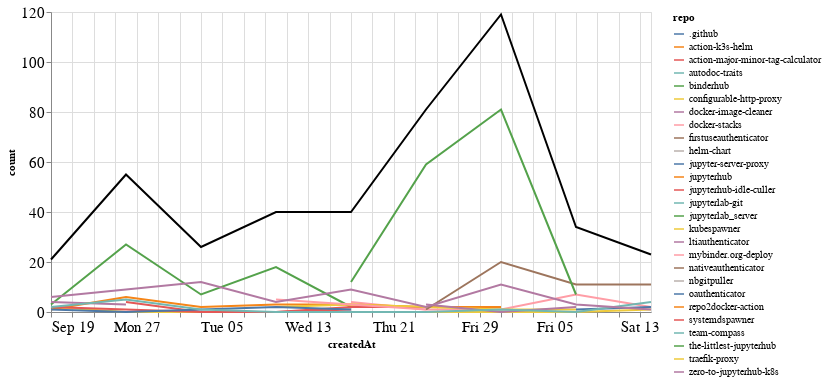

The notebook cell this image was saved under:
### Markdown cell above
### Comments

### Code cell
comments_time = comments.groupby('repo').resample('W', on='createdAt').count()['author'].reset_index()
comments_time = comments_time.rename(columns={'author': 'count'})
comments_time_total = comments_time.groupby('createdAt').agg({"count": "sum"}).reset_index()
ch1 = alt.Chart(comments_time, width=600).mark_line().encode(
    x='createdAt',
    y='count',
    color='repo',
    tooltip="repo"
)

ch2 = alt.Chart(comments_time_total, width=600).mark_line(color="black").encode(
    x='createdAt',
    y='count',
)

ch1 + ch2

### Figure 1 — Vega-Lite specification as saved in the notebook (floating-point values rounded to 4 significant figures)
{"config": {"axisLeft": {"labelFontSize": 15}, "axisBottom": {"labelFontSize": 15}}, "layer": [{"data": {"name": "data-d7204a223021e9c5a19a9ed90f3a4b19"}, "mark": "line", "encoding": {"color": {"type": "nominal", "field": "repo"}, "tooltip": {"type": "nominal", "field": "repo"}, "x": {"type": "temporal", "field": "createdAt"}, "y": {"type": "quantitative", "field": "count"}}, "width": 600}, {"data": {"name": "data-693a72769c47f53c998ff306d44ab30f"}, "mark": {"type": "line", "color": "black"}, "encoding": {"x": {"type": "temporal", "field": "createdAt"}, "y": {"type": "quantitative", "field": "count"}}, "width": 600}], "$schema": "https://vega.github.io/schema/vega-lite/v4.8.1.json", "datasets": {"data-d7204a223021e9c5a19a9ed90f3a4b19": [{"repo": ".github", "createdAt": "2021-10-24T00:00:00", "count": 1}, {"repo": "action-k3s-helm", "createdAt": "2021-10-10T00:00:00", "count": 5}, {"repo": "action-major-minor-tag-calculator", "createdAt": "2021-09-26T00:00:00", "count": 4}, {"repo": "action-major-minor-tag-calculator", "createdAt": "2021-10-03T00:00:00", "count": 0}, {"repo": "action-major-minor-tag-calculator", "createdAt": "2021-10-10T00:00:00", "count": 0}, {"repo": "action-major-minor-tag-calculator", "createdAt": "2021-10-17T00:00:00", "count": 1}, {"repo": "autodoc-traits", "createdAt": "2021-10-24T00:00:00", "count": 1}, {"repo": "binderhub", "createdAt": "2021-09-19T00:00:00", "count": 3}, {"repo": "binderhub", "createdAt": "2021-09-26T00:00:00", "count": 27}, {"repo": "binderhub", "createdAt": "2021-10-03T00:00:00", "count": 7}, {"repo": "binderhub", "createdAt": "2021-10-10T00:00:00", "count": 18}, {"repo": "binderhub", "createdAt": "2021-10-17T00:00:00", "count": 2}, {"repo": "configurable-http-proxy", "createdAt": "2021-09-19T00:00:00", "count": 2}, {"repo": "configurable-http-proxy", "createdAt": "2021-09-26T00:00:00", "count": 0}, {"repo": "configurable-http-proxy", "createdAt": "2021-10-03T00:00:00", "count": 0}, {"repo": "configurable-http-proxy", "createdAt": "2021-10-10T00:00:00", "count": 0}, {"repo": "configurable-http-proxy", "createdAt": "2021-10-17T00:00:00", "count": 0}, {"repo": "configurable-http-proxy", "createdAt": "2021-10-24T00:00:00", "count": 0}, {"repo": "configurable-http-proxy", "createdAt": "2021-10-31T00:00:00", "count": 0}, {"repo": "configurable-http-proxy", "createdAt": "2021-11-07T00:00:00", "count": 0}, {"repo": "configurable-http-proxy", "createdAt": "2021-11-14T00:00:00", "count": 1}, {"repo": "docker-image-cleaner", "createdAt": "2021-09-19T00:00:00", "count": 4}, {"repo": "docker-image-cleaner", "createdAt": "2021-09-26T00:00:00", "count": 3}, {"repo": "docker-stacks", "createdAt": "2021-10-17T00:00:00", "count": 4}, {"repo": "docker-stacks", "createdAt": "2021-10-24T00:00:00", "count": 1}, {"repo": "docker-stacks", "createdAt": "2021-10-31T00:00:00", "count": 1}, {"repo": "docker-stacks", "createdAt": "2021-11-07T00:00:00", "count": 7}, {"repo": "docker-stacks", "createdAt": "2021-11-14T00:00:00", "count": 2}, {"repo": "firstuseauthenticator", "createdAt": "2021-10-31T00:00:00", "count": 2}, {"repo": "helm-chart", "createdAt": "2021-10-10T00:00:00", "count": 1}, {"repo": "jupyter-server-proxy", "createdAt": "2021-11-07T00:00:00", "count": 1}, {"repo": "jupyter-server-proxy", "createdAt": "2021-11-14T00:00:00", "count": 2}, {"repo": "jupyterhub", "createdAt": "2021-09-19T00:00:00", "count": 1}, {"repo": "jupyterhub", "createdAt": "2021-09-26T00:00:00", "count": 6}, {"repo": "jupyterhub", "createdAt": "2021-10-03T00:00:00", "count": 2}, {"repo": "jupyterhub", "createdAt": "2021-10-10T00:00:00", "count": 3}, {"repo": "jupyterhub", "createdAt": "2021-10-17T00:00:00", "count": 3}, {"repo": "jupyterhub", "createdAt": "2021-10-24T00:00:00", "count": 2}, {"repo": "jupyterhub", "createdAt": "2021-10-31T00:00:00", "count": 2}, {"repo": "jupyterhub-idle-culler", "createdAt": "2021-09-19T00:00:00", "count": 2}, {"repo": "jupyterhub-idle-culler", "createdAt": "2021-09-26T00:00:00", "count": 1}, {"repo": "jupyterhub-idle-culler", "createdAt": "2021-10-03T00:00:00", "count": 0}, {"repo": "jupyterhub-idle-culler", "createdAt": "2021-10-10T00:00:00", "count": 0}, {"repo": "jupyterhub-idle-culler", "createdAt": "2021-10-17T00:00:00", "count": 2}, {"repo": "jupyterhub-idle-culler", "createdAt": "2021-10-24T00:00:00", "count": 2}, {"repo": "jupyterlab-git", "createdAt": "2021-10-03T00:00:00", "count": 2}, {"repo": "jupyterlab_server", "createdAt": "2021-10-03T00:00:00", "count": 1}, {"repo": "kubespawner", "createdAt": "2021-10-10T00:00:00", "count": 2}, {"repo": "kubespawner", "createdAt": "2021-10-17T00:00:00", "count": 3}, {"repo": "kubespawner", "createdAt": "2021-10-24T00:00:00", "count": 2}, {"repo": "kubespawner", "createdAt": "2021-10-31T00:00:00", "count": 1}, {"repo": "kubespawner", "createdAt": "2021-11-07T00:00:00", "count": 1}, {"repo": "ltiauthenticator", "createdAt": "2021-10-24T00:00:00", "count": 3}, {"repo": "ltiauthenticator", "createdAt": "2021-10-31T00:00:00", "count": 0}, {"repo": "ltiauthenticator", "createdAt": "2021-11-07T00:00:00", "count": 2}, {"repo": "mybinder.org-deploy", "createdAt": "2021-10-10T00:00:00", "count": 5}, {"repo": "mybinder.org-deploy", "createdAt": "2021-10-17T00:00:00", "count": 3}, {"repo": "mybinder.org-deploy", "createdAt": "2021-10-24T00:00:00", "count": 1}, {"repo": "nativeauthenticator", "createdAt": "2021-10-24T00:00:00", "count": 1}, {"repo": "nativeauthenticator", "createdAt": "2021-10-31T00:00:00", "count": 20}, {"repo": "nativeauthenticator", "createdAt": "2021-11-07T00:00:00", "count": 11}, {"repo": "nativeauthenticator", "createdAt": "2021-11-14T00:00:00", "count": 11}, {"repo": "nbgitpuller", "createdAt": "2021-11-14T00:00:00", "count": 2}, {"repo": "oauthenticator", "createdAt": "2021-09-19T00:00:00", "count": 1}, {"repo": "oauthenticator", "createdAt": "2021-09-26T00:00:00", "count": 0}, {"repo": "oauthenticator", "createdAt": "2021-10-03T00:00:00", "count": 1}, {"repo": "oauthenticator", "createdAt": "2021-10-10T00:00:00", "count": 2}, {"repo": "oauthenticator", "createdAt": "2021-10-17T00:00:00", "count": 1}, {"repo": "repo2docker-action", "createdAt": "2021-11-07T00:00:00", "count": 2}, {"repo": "systemdspawner", "createdAt": "2021-10-24T00:00:00", "count": 3}, {"repo": "team-compass", "createdAt": "2021-09-19T00:00:00", "count": 2}, {"repo": "team-compass", "createdAt": "2021-09-26T00:00:00", "count": 5}, {"repo": "team-compass", "createdAt": "2021-10-03T00:00:00", "count": 1}, {"repo": "team-compass", "createdAt": "2021-10-10T00:00:00", "count": 0}, {"repo": "team-compass", "createdAt": "2021-10-17T00:00:00", "count": 0}, {"repo": "team-compass", "createdAt": "2021-10-24T00:00:00", "count": 0}, {"repo": "team-compass", "createdAt": "2021-10-31T00:00:00", "count": 1}, {"repo": "team-compass", "createdAt": "2021-11-07T00:00:00", "count": 0}, {"repo": "team-compass", "createdAt": "2021-11-14T00:00:00", "count": 4}, {"repo": "the-littlest-jupyterhub", "createdAt": "2021-10-17T00:00:00", "count": 12}, {"repo": "the-littlest-jupyterhub", "createdAt": "2021-10-24T00:00:00", "count": 59}, {"repo": "the-littlest-jupyterhub", "createdAt": "2021-10-31T00:00:00", "count": 81}, {"repo": "the-littlest-jupyterhub", "createdAt": "2021-11-07T00:00:00", "count": 7}, {"repo": "traefik-proxy", "createdAt": "2021-10-24T00:00:00", "count": 3}, {"repo": "zero-to-jupyterhub-k8s", "createdAt": "2021-09-19T00:00:00", "count": 6}, {"repo": "zero-to-jupyterhub-k8s", "createdAt": "2021-09-26T00:00:00", "count": 9}, {"repo": "zero-to-jupyterhub-k8s", "createdAt": "2021-10-03T00:00:00", "count": 12}, {"repo": "zero-to-jupyterhub-k8s", "createdAt": "2021-10-10T00:00:00", "count": 4}, {"repo": "zero-to-jupyterhub-k8s", "createdAt": "2021-10-17T00:00:00", "count": 9}, {"repo": "zero-to-jupyterhub-k8s", "createdAt": "2021-10-24T00:00:00", "count": 2}, {"repo": "zero-to-jupyterhub-k8s", "createdAt": "2021-10-31T00:00:00", "count": 11}, {"repo": "zero-to-jupyterhub-k8s", "createdAt": "2021-11-07T00:00:00", "count": 3}, {"repo": "zero-to-jupyterhub-k8s", "createdAt": "2021-11-14T00:00:00", "count": 1}], "data-693a72769c47f53c998ff306d44ab30f": [{"createdAt": "2021-09-19T00:00:00", "count": 21}, {"createdAt": "2021-09-26T00:00:00", "count": 55}, {"createdAt": "2021-10-03T00:00:00", "count": 26}, {"createdAt": "2021-10-10T00:00:00", "count": 40}, {"createdAt": "2021-10-17T00:00:00", "count": 40}, {"createdAt": "2021-10-24T00:00:00", "count": 81}, {"createdAt": "2021-10-31T00:00:00", "count": 119}, {"createdAt": "2021-11-07T00:00:00", "count": 34}, {"createdAt": "2021-11-14T00:00:00", "count": 23}]}}
